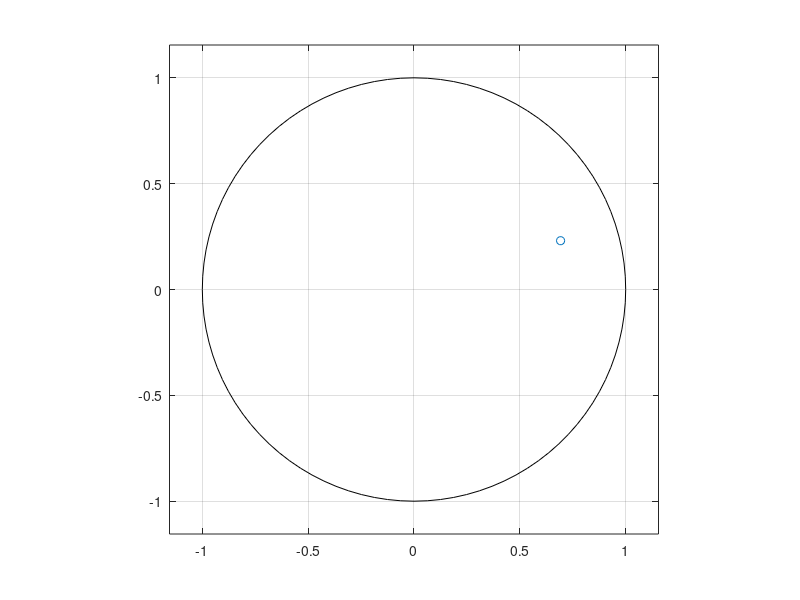

The MATLAB source for this figure:
clear
clc

T=0.15;

Gs=tf(1,[1 4]);
Gz=c2d(Gs,T);

zeta=0.7;
wn=3;
beta1 = -1;
s1=-zeta*wn+1i*wn*sqrt(1-zeta^2);
z1=exp(s1*T);
zpk(Gz)
zplane(z1)

polos = pole(Gz); %polo a ser cancelado
alfa = -polos(1);

G2z = minreal(tf([1 alfa], 1, T) * Gz);
[n2,d2]=tfdata(G2z,'v');

% fi2 é o ângulo de G2z quando z=z1
fi2=angle(polyval(n2,z1)/polyval(d2,z1));
% fi1 é o ângulo de G1z quando z=z1
fi1=-pi-fi2;

% Polo do controlador
beta2=(imag(z1)-real(z1)*tan(-fi1))/tan(-fi1);

% Funcao de transferencia pulsada para o controlador, sem considerar o K
G1z=tf(1,[1 beta2],T);
FTMA = G1z*G2z;


% fi2=angle(polyval(n2,z1)/polyval(d2,z1));
% fi1=-pi-fi2;
% beta=(imag(z1)-real(z1)*tan(-fi1))/tan(-fi1);
% 
% G1z=tf(1,[1 beta],T);
% FTMA = G1z*G2z;
% 
% [n,d]=tfdata(FTMA,'v');
% K = 1/ abs(polyval(n,z1)/polyval(d,z1));
% 
% Cz = tf([1 alfa],[1 beta-1 -beta],T)*K;
% 
% FTMF = minreal(feedback(Cz*Gz,1));
% pole(FTMF)
% figure(1)
% step(FTMF)
% 
% FTMA=minreal(Cz*Gz);
% 
% figure(2)
% rlocus(FTMA)

